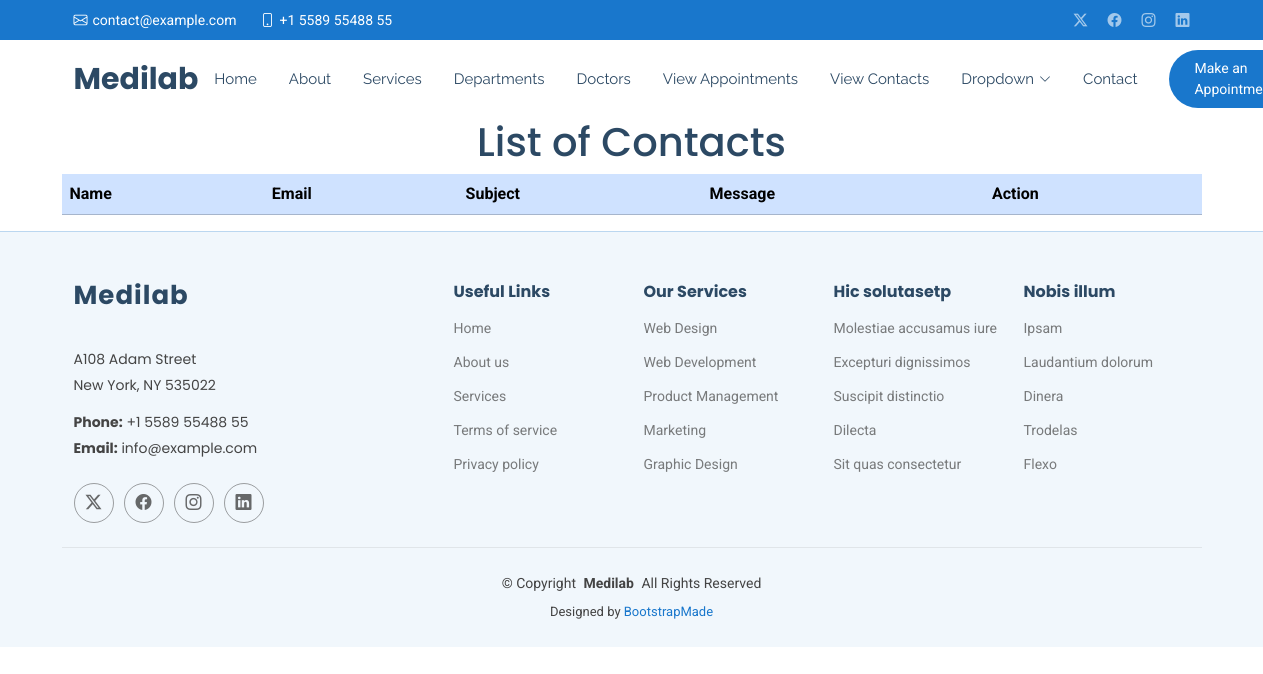
/showcontact/, run on an earlier commit of the app's database.
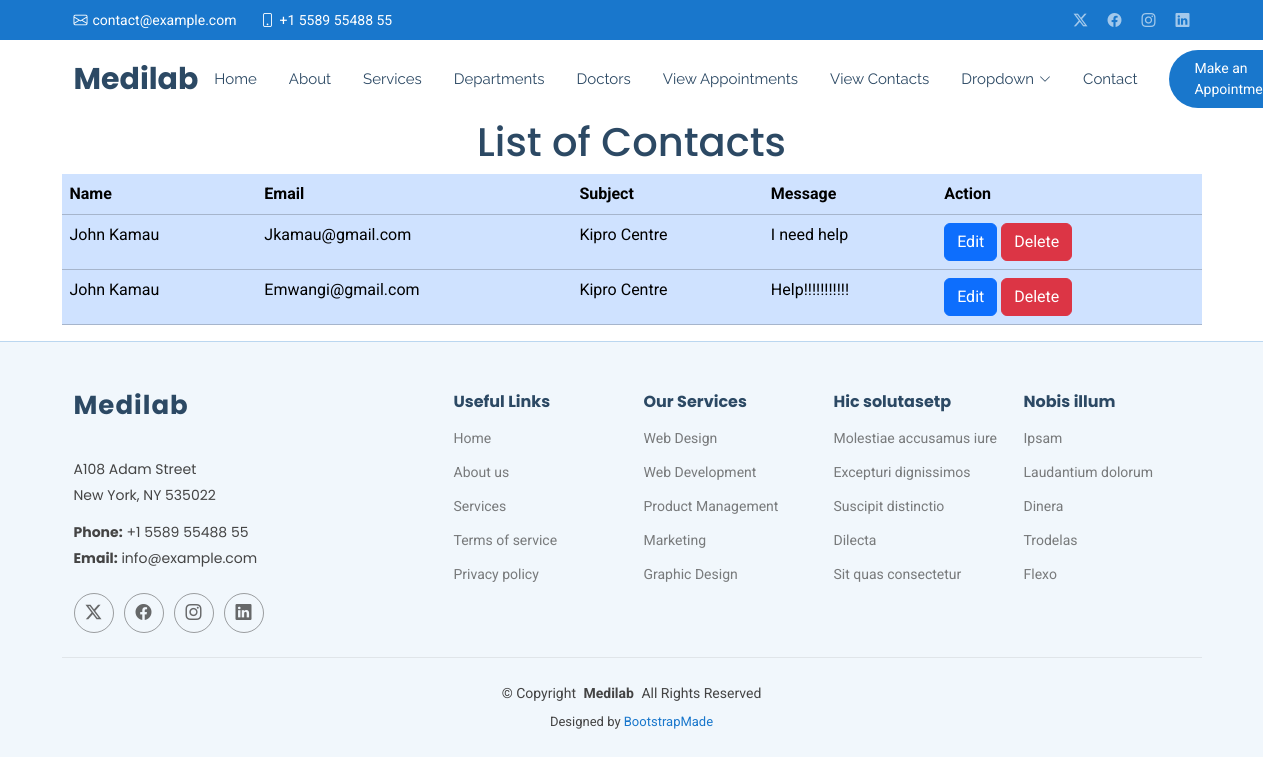
And on a later commit of the database.
### myapp/models.py (models this page shows, shortened)
class Contact(models.Model):
    name = models.CharField(max_length=100)
    email = models.EmailField()
    subject = models.CharField(max_length=100)
    message = models.TextField()

### myapp/views.py (the view)
# urls.py: path('showcontact/', views.showcontact, name='showcontact'),
def showcontact(request):
  allcontact = Contact.objects.all()
  return render(request,'showcontact.html',{'allcontact':allcontact})

### templates/showcontact.html
{% extends 'starter-page.html' %}
{% load static %}
{% block content %}
<h1 class="text-center">List of Contacts</h1>
<table class="table table-primary container">
    <tr>
        <th>Name</th>
        <th>Email</th>
        <th>Subject</th>
        <th>Message</th>
        <th>Action</th>
    </tr>
    {% for contact in allcontact %}
        <tr>
        <td>{{ contact.name }}</td>
        <td>{{ contact.email }}</td>
        <td>{{ contact.subject }}</td>
        <td>{{ contact.message }}</td>
        <td>
              <a href="" class="btn btn-primary">Edit</a>
             <a href="/deleteco/{{ contact.id }}" class="btn btn-danger">Delete</a>
        </td>
        </tr>
    {% endfor %}
</table>
{% endblock %}

What changed in the data, as far as the page shows it:
added Contact: name "John Kamau", email "Jkamau@gmail.com", subject "Kipro Centre", message "I need help"
added Contact: name "John Kamau", email "Emwangi@gmail.com", subject "Kipro Centre", message "Help!!!!!!!!!!!"
